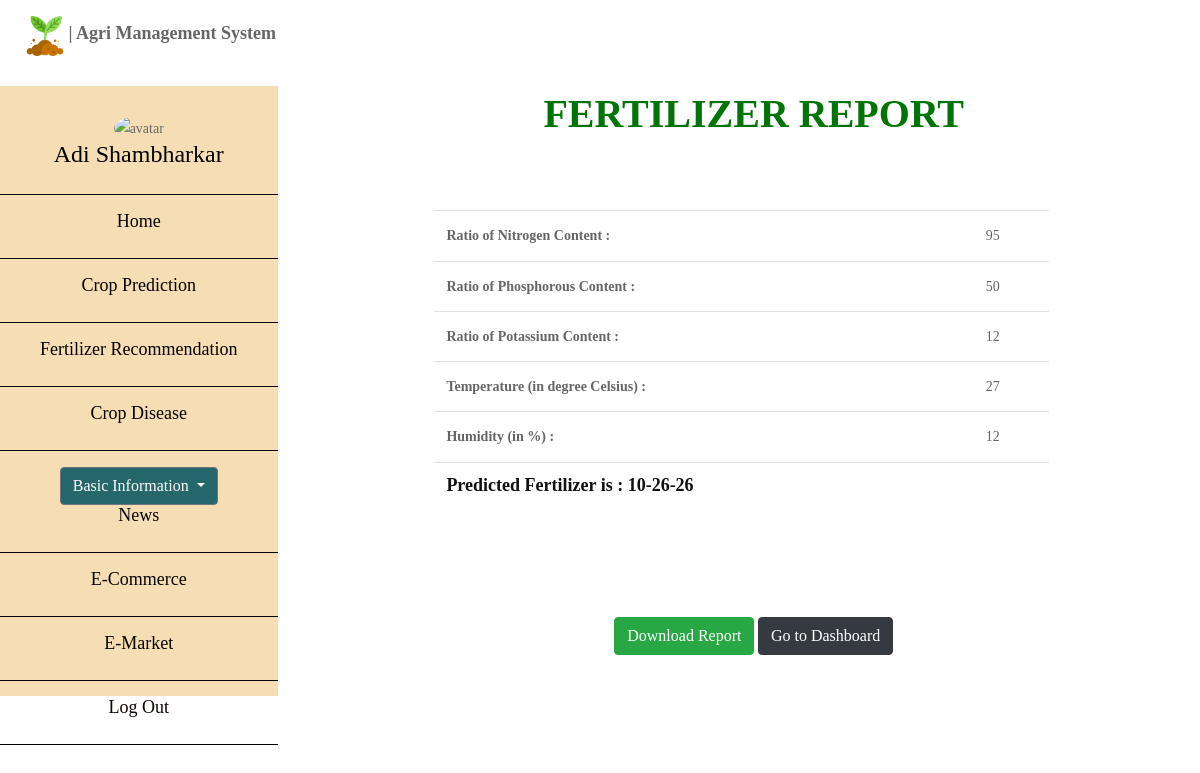
/fert_report (signed in), run on the app's committed database.
### app/models.py (models this page shows, shortened)
class fert_Details(models.Model):
    farmer_name = models.CharField(max_length=100)
    n = models.PositiveIntegerField()
    p = models.PositiveIntegerField()
    k = models.PositiveIntegerField()
    temperature = models.CharField(max_length=20)
    humidity = models.CharField(max_length=20)
    prediction = models.CharField(max_length=50)
    fertilizer = models.CharField(max_length=50)
    date = models.DateField(auto_now_add=True)

### app/views.py (the view)
# urls.py: path("fert_report", views.fert_report, name= "fert_report"),
@login_required(login_url="log_in")
@cache_control(no_cache = True, must_revalidate = True, no_store = True)
def fert_report(request):
    fert_data = fert_Details.objects.last()
    context = {
        'first_name': request.user.first_name,
        'last_name': request.user.last_name,
        'fert_data' : fert_data
    }
    if request.method == "POST":
        return redirect("report1")
    return render(request, "fert_report.html", context)

### templates/fert_report.html (shortened to what this page needs)
{% extends 'base.html' %}
{% block body %}
<div class="container-fluide">
    <div class="row">
      <div class="col-lg-3  bg-light d-none d-md-block sidebar">
        <div class="mb-1" style="background-color: rgb(245,222,179); height:610px;">
            <div class="text-center">
                <img src="/static/images/farmer_icon.png" alt="avatar" class="rounded-circle img-fluid"
                        style="width: 100px; margin-top: 30px;">
                        <h1 class="mt-0 mb-3" style="color:rgb(0, 0, 0);"> {{first_name}} {{last_name}} </h1>
                        <hr color="black">
                <li>
                    <h3><a href="dashboard" style="color: rgb(0, 0, 0);">Home</a></h3>
                </li><hr color="black">
                <li>
                    <h3><a href="crop_prediction" style="color:rgb(6, 2, 2);">Crop Prediction</a></h3>
                </li>
                <hr color="black">
                <li>
                    <h3><a href="fert_rec" style="color:rgb(5, 1, 1);">Fertilizer Recommendation</a></h3>
                </li>
                <hr color="black">
                <li>
                    <h3><a href="crop_dis" style="color:rgb(5, 1, 1);">Crop Disease</a></h3>
                </li>
                <hr color="black">
                                <div class="dropdown">
                    <button class="btn btn-secondary dropdown-toggle" style="background-color: hsl(182, 48%, 28%)"
                        type="button" id="dropdownMenuButton" data-toggle="dropdown" aria-haspopup="true"
                        aria-expanded="false">
                        Basic Information
                    </button>
                </div>
                <li><h3><a href="news" style="color:rgb(6, 2, 2);">News</a></h3></li>
                <hr color="black">
                <li><h3><a href="https://gstempire.com/krishi/login" style="color:rgb(6, 2, 2);">E-Commerce</a></h3></li>
                <hr color="black">
                <li><h3><a href="e_market" style="color:rgb(6, 2, 2);">E-Market</a></h3></li>
                <hr color="black">
                <h3><a href="log_out" style="color:rgb(16, 4, 4);"> Log Out </a></h3>
                <hr color="black">
            </div>
        </div>
    </div>
        <div class="col-lg-9">
            <div class="mb-1" style="height:600px;">
                <h1 class="ballet_text mt-1" style="color:#007406;"><b> Fertilizer Report</b></h1>
                <form action="" method="POST">
                    <div class="text-center">
                        <div class="row" style="height:450px;overflow: auto;">
                            <div class="col-md-10 m-auto">
                                <div class="mail_section">
                                    <table class="table text-left">
                                        <tbody>
                                          <tr>
                                            <th scope="row">Ratio of Nitrogen Content : </th>
                                            <td colspan="2">{{fert_data.n}}</td>
                                          </tr>
                                          <tr>
                                            <th scope="row">Ratio of Phosphorous Content : </th>
                                            <td colspan="2">{{fert_data.p}}</td>
                                          </tr>
                                          <tr>
                                            <th scope="row">Ratio of Potassium Content : </th>
                                            <td colspan="2">{{fert_data.k}}</td>
                                          </tr>
                                          <tr>
                                            <th scope="row">Temperature (in degree Celsius) : </th>
                                            <td colspan="2">{{fert_data.temperature}}</td>
                                          </tr>
                                          <tr>
                                            <th scope="row">Humidity (in %) : </th>
                                            <td colspan="2">{{fert_data.humidity}}</td>
                                          </tr>
                                            <th scope="row"><h3><b>{{fert_data.prediction}}</b></h3></th>
                                            <td colspan="2"></td>
                                        </tbody>
                                      </table>
                                </div>
                            </div>
                        </div>
                        <button type="submit" style="margin-top: 20px;" class="btn btn-success">Download Report</button>
                        <a style="margin-top: 20px;" class="btn btn-dark" href="dashboard">Go to Dashboard</a>
                    </div>
                </form>
            </div>
        </div>
    </div>
</div>
{% endblock body %}

### static/css/style.css (style rules this page uses)
* { box-sizing: border-box !important; transition: ease all 0.5s; }
html { scroll-behavior: smooth; }
body { color: #666666; font-size: 14px; line-height: 1.80857; font-weight: normal; overflow-x: hidden; font-family: Raleway; }
a { color: #1f1f1f; text-decoration: none !important; outline: none !important; -webkit-transition: all .3s ease-in-out; -moz-transition: all .3s ease-in-out; -ms-transition: all .3s ease-in-out; -o-transition: all .3s ease-in-out; transition: all .3s ease-in-out; }
h1, h2, h3, h4, h5, h6 { letter-spacing: 0; font-weight: normal; position: relative; padding: 0 0 10px 0; font-weight: normal; line-height: normal; color: #111111; margin: 0 }
h1 { font-size: 24px }
h3 { font-size: 18px }
*, *::after, *::before { -webkit-box-sizing: border-box; -moz-box-sizing: border-box; box-sizing: border-box; }
h1 a, h2 a, h3 a, h4 a, h5 a, h6 a { color: #212121; text-decoration: none!important; opacity: 1 }
ul, li, ol { margin: 0px; padding: 0px; list-style: none; }
a { color: #222222; text-decoration: none; outline: none !important; }
a, .btn { text-decoration: none !important; outline: none !important; -webkit-transition: all .3s ease-in-out; -moz-transition: all .3s ease-in-out; -ms-transition: all .3s ease-in-out; -o-transition: all .3s ease-in-out; transition: all .3s ease-in-out; }
img { max-width: 100%; height: auto; }
button { border: 0; margin: 0; padding: 0; cursor: pointer; }
.bg-light { background-color: #fff !important; }
.ballet_text { width: 100%; float: left; color: #1e1e1e; font-size: 40px; text-align: center; text-transform: uppercase; }
.mail_section { width: 90%; float: left; padding-left: 50px; }

### data on the page
fert_Details: n "95", p "50", k "12", temperature "27", humidity "12", prediction "Predicted Fertilizer is : 10-26-26"

### other printed values
{{ first_name }} "Adi"
{{ last_name }} "Shambharkar"
